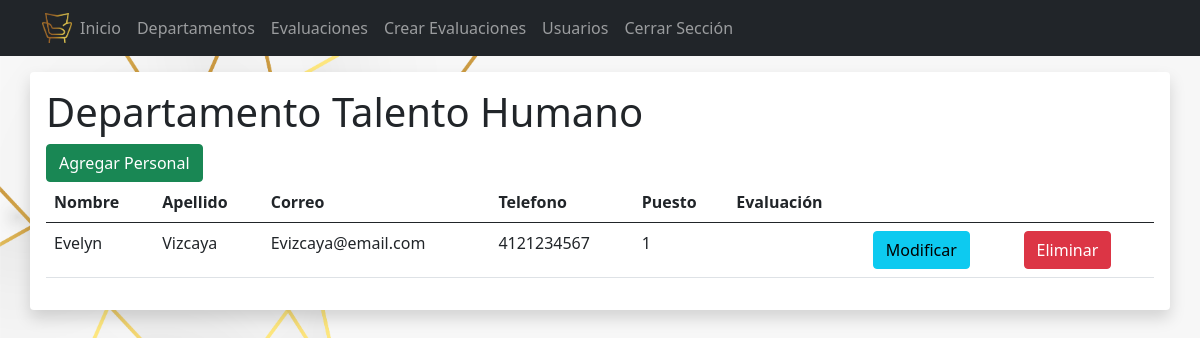
Screenshot of /departamento/personal/3 (signed in) with the database file from the repository.
### Login/models.py (models this page shows)
class Department(models.Model):
    management = models.CharField(max_length=300)
    def __str__(self):
        return f'Departamento {self.management}'

class  Staff(models.Model):
    name = models.CharField(max_length=50)
    last_name = models.CharField(max_length=50)
    email = models.CharField(max_length=100)
    number = models.IntegerField(max_length=50)
    jobs = models.CharField(max_length=300)
    management = models.ForeignKey(Department, on_delete=models.SET_NULL, null=True)
    def __str__(self):
        return f'{self.name} {self.last_name}'

### Login/views.py (the view)
# urls.py: path('departamento/personal/<int:id>', views.staff, name='staff'),
@login_required
def staff(request, id):
    departs = get_object_or_404(Department, pk=id)
    staff = Staff.objects.filter(management = id)
    print(staff)
    return render(request, 'staff.html', {'departs':departs, 'staffs':staff})

### Login/templates/staff.html (shortened to what this page needs)
<!DOCTYPE html>
<html lang="en">
<head>
    <link rel="stylesheet" href="https://cdn.jsdelivr.net/npm/bootstrap@5.0.2/dist/css/bootstrap.min.css">
</head>
<body>
    {% extends 'base.html' %}
    {% block content %}
    <main class="container bg-light rounded mt-3 shadow p-3 mb-5 bg-body rounded">
        <h1>{{departs}}</h1>
        <a class="btn btn-success" href="{% url 'create_staff'%}">
            Agregar Personal
        </a>
        <table class="table">
            <thead>
                <tr>
                    <th scope="col">Nombre</th>
                    <th scope="col">Apellido</th>
                    <th scope="col">Correo</th>
                    <th scope="col">Telefono</th>
                    <th scope="col">Puesto</th>
                    <th scope="col">Evaluación</th>
                    <th></th>
                    <th></th>
                </tr>
            </thead>
            <tbody>
                {% for staff in staffs %}
                <tr>
                    <td>{{staff.name}}</td>
                    <td>{{staff.last_name}}</td>
                    <td>{{staff.email}}</td>
                    <td>{{staff.number}}</td>
                    <td>{{staff.jobs}}</td>
                    <td></td>
                    <td><a class="btn btn-info" href="{% url 'edit_staff' staff.id%}">Modificar</a></td>
                    <td><a class="btn btn-danger" href="{% url 'delete_staff' staff.id%}">Eliminar</a></td>
                </tr>
                {% endfor %}
            </tbody>
          </table>
    </main>
    {% endblock %}

### Login/static/styles/main.css (style rules this page uses)
body { background-image: url("fondo.jpg"); background-size: cover; }

### rows the page displays
Department: management "Departamento Talento Humano"
Staff: name "Evelyn", last_name "Vizcaya", email "Evizcaya@email.com", number "4121234567", jobs "1"
